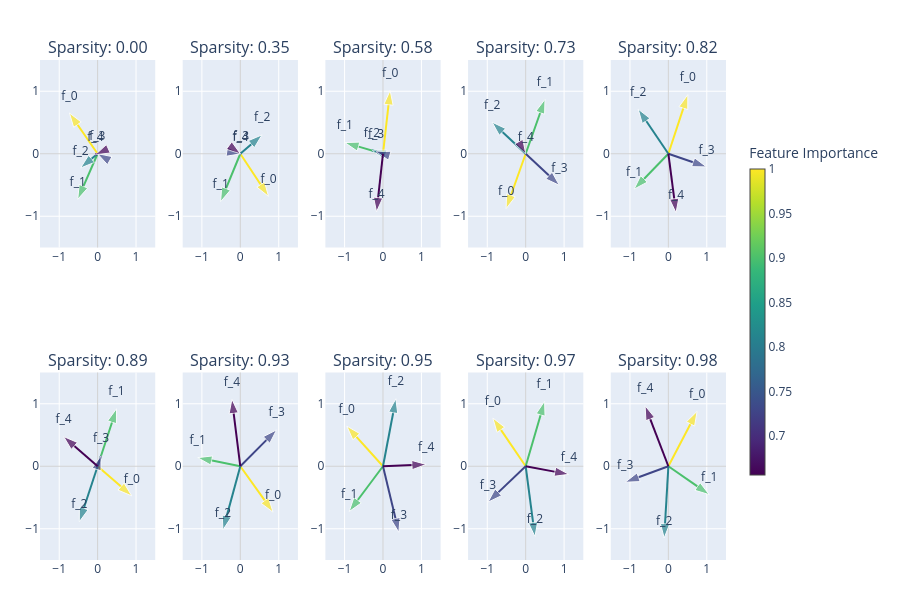

Notebook source saved alongside this figure:
### Markdown cell above
### Visualize hidden layer weight vectors in 2D

We observe, that as the sparsity increases, the hidden layer leverages superposition to represent input features of higher dimensions, 5 dimensions in this case. The hidden layer represents 5 dimensional features as verticies of a pentagon, because that minimises the interference between them.

For instances with lower sparsity, the 2 most important features are represented as orthogonal vectors in 2-Dimensions.

As sparsity increases, features with less importances start getting picked up by the model and begin to superimpose with the most important features.

For instances with highest level of sparsity, we see all 5 features superimposing and forming a pentagonal polytope.

<img src="./images/tms_5d_2d.png">

### Code cell
def plot_embedding_weights_2D(model: ToyModel):
    W = model.W.detach().cpu()
    feature_importances = model.importances.detach().cpu()
    feature_probabilities = model.feature_probabilities.detach().cpu()
    n_cols = model.cfg.n_inst // 2 + int(model.cfg.n_inst % 2 > 0)
    
    # Normalize importances to [0, 1] for color mapping
    imp_min, imp_max = feature_importances.min(), feature_importances.max()
    norm_importances = (feature_importances - imp_min) / (imp_max - imp_min)
    
    # Get RdBu colorscale
    def get_color(importance_val):
        # Map importance to color (reversed so high importance = red)
        return pc.sample_colorscale(pc.get_colorscale('Viridis'), [importance_val.item()])[0]
    
    fig = make_subplots(
        rows=2, 
        cols=n_cols, 
        subplot_titles=[f"Sparsity: {(1 - feature_probabilities[i][0]).item():.2f}" for i in range(model.cfg.n_inst)],
    )
    for inst in range(model.cfg.n_inst):
        row = inst // n_cols + 1
        col = inst % n_cols + 1
        
        # Add quiver plot (arrows from origin)
        for i in range(model.cfg.d_feat):
            color = get_color(norm_importances[inst, i])
            fig.add_trace(
                go.Scatter(
                    x=[0, W[inst, i, 0].item()],
                    y=[0, W[inst, i, 1].item()],
                    mode='lines+markers+text',
                    line=dict(width=2, color=color),
                    marker=dict(size=[0, 15], symbol=['circle', 'arrow'], angleref='previous', color=color),
                    text=['', f'f_{i}'],
                    textposition='top center',
                    showlegend=False,
                ),
                row=row, col=col
            )
    
    fig.update_xaxes(zeroline=True, zerolinewidth=1, zerolinecolor='lightgray', range=[-1.5, 1.5])
    fig.update_yaxes(zeroline=True, zerolinewidth=1, zerolinecolor='lightgray', range=[-1.5, 1.5])
    
    # Add a dummy trace for colorbar
    fig.add_trace(
        go.Scatter(
            x=[None], y=[None],
            mode='markers',
            marker=dict(
                colorscale='Viridis',
                showscale=True,
                cmin=imp_min.item(),
                cmax=imp_max.item(),
                colorbar=dict(
                    title="Feature Importance",
                    thickness=15,
                    len=0.7,
                    x=1.02
                )
            ),
            hoverinfo='none',
            showlegend=False
        ),
        row=1, col=1
    )
    
    fig.update_layout(
        height=300 * 2, 
        showlegend=False,
        margin=dict(l=40, r=40, t=60, b=40)
    )
    fig.show()

plot_embedding_weights_2D(model)

### Figure 1 — Plotly figure (JSON) as saved in the notebook; plotly's stock layout.template omitted (floating-point values rounded to 4 significant figures)
{"data": [{"line": {"color": "rgb(253, 231, 37)", "width": 2}, "marker": {"angleref": "previous", "color": "rgb(253, 231, 37)", "size": [0, 15], "symbol": ["circle", "arrow"]}, "mode": "lines+markers+text", "showlegend": false, "text": ["", "f_0"], "textposition": "top center", "type": "scatter", "x": [0, -0.7358], "xaxis": "x", "y": [0, 0.6529], "yaxis": "y"}, {"line": {"color": "rgb(75, 192, 108)", "width": 2}, "marker": {"angleref": "previous", "color": "rgb(75, 192, 108)", "size": [0, 15], "symbol": ["circle", "arrow"]}, "mode": "lines+markers+text", "showlegend": false, "text": ["", "f_1"], "textposition": "top center", "type": "scatter", "x": [0, -0.5172], "xaxis": "x", "y": [0, -0.7293], "yaxis": "y"}, {"line": {"color": "rgb(38, 131, 142)", "width": 2}, "marker": {"angleref": "previous", "color": "rgb(38, 131, 142)", "size": [0, 15], "symbol": ["circle", "arrow"]}, "mode": "lines+markers+text", "showlegend": false, "text": ["", "f_2"], "textposition": "top center", "type": "scatter", "x": [0, -0.4437], "xaxis": "x", "y": [0, -0.2279], "yaxis": "y"}, {"line": {"color": "rgb(63, 70, 135)", "width": 2}, "marker": {"angleref": "previous", "color": "rgb(63, 70, 135)", "size": [0, 15], "symbol": ["circle", "arrow"]}, "mode": "lines+markers+text", "showlegend": false, "text": ["", "f_3"], "textposition": "top center", "type": "scatter", "x": [0, -0.007938], "xaxis": "x", "y": [0, 0.002678], "yaxis": "y"}, {"line": {"color": "rgb(68, 1, 84)", "width": 2}, "marker": {"angleref": "previous", "color": "rgb(68, 1, 84)", "size": [0, 15], "symbol": ["circle", "arrow"]}, "mode": "lines+markers+text", "showlegend": false, "text": ["", "f_4"], "textposition": "top center", "type": "scatter", "x": [0, -0.05821], "xaxis": "x", "y": [0, -0.01648], "yaxis": "y"}, {"line": {"color": "rgb(253, 231, 37)", "width": 2}, "marker": {"angleref": "previous", "color": "rgb(253, 231, 37)", "size": [0, 15], "symbol": ["circle", "arrow"]}, "mode": "lines+markers+text", "showlegend": false, "text": ["", "f_0"], "textposition": "top center", "type": "scatter", "x": [0, 0.7354], "xaxis": "x2", "y": [0, -0.6832], "yaxis": "y2"}, {"line": {"color": "rgb(75, 192, 108)", "width": 2}, "marker": {"angleref": "previous", "color": "rgb(75, 192, 108)", "size": [0, 15], "symbol": ["circle", "arrow"]}, "mode": "lines+markers+text", "showlegend": false, "text": ["", "f_1"], "textposition": "top center", "type": "scatter", "x": [0, -0.5132], "xaxis": "x2", "y": [0, -0.7676], "yaxis": "y2"}, {"line": {"color": "rgb(38, 131, 142)", "width": 2}, "marker": {"angleref": "previous", "color": "rgb(38, 131, 142)", "size": [0, 15], "symbol": ["circle", "arrow"]}, "mode": "lines+markers+text", "showlegend": false, "text": ["", "f_2"], "textposition": "top center", "type": "scatter", "x": [0, 0.567], "xaxis": "x2", "y": [0, 0.303], "yaxis": "y2"}, {"line": {"color": "rgb(63, 70, 135)", "width": 2}, "marker": {"angleref": "previous", "color": "rgb(63, 70, 135)", "size": [0, 15], "symbol": ["circle", "arrow"]}, "mode": "lines+markers+text", "showlegend": false, "text": ["", "f_3"], "textposition": "top center", "type": "scatter", "x": [0, 0.01523], "xaxis": "x2", "y": [0, -0.001504], "yaxis": "y2"}, {"line": {"color": "rgb(68, 1, 84)", "width": 2}, "marker": {"angleref": "previous", "color": "rgb(68, 1, 84)", "size": [0, 15], "symbol": ["circle", "arrow"]}, "mode": "lines+markers+text", "showlegend": false, "text": ["", "f_4"], "textposition": "top center", "type": "scatter", "x": [0, 0.006744], "xaxis": "x2", "y": [0, -0.002996], "yaxis": "y2"}, {"line": {"color": "rgb(253, 231, 37)", "width": 2}, "marker": {"angleref": "previous", "color": "rgb(253, 231, 37)", "size": [0, 15], "symbol": ["circle", "arrow"]}, "mode": "lines+markers+text", "showlegend": false, "text": ["", "f_0"], "textposition": "top center", "type": "scatter", "x": [0, 0.1861], "xaxis": "x3", "y": [0, 1.011], "yaxis": "y3"}, {"line": {"color": "rgb(75, 192, 108)", "width": 2}, "marker": {"angleref": "previous", "color": "rgb(75, 192, 108)", "size": [0, 15], "symbol": ["circle", "arrow"]}, "mode": "lines+markers+text", "showlegend": false, "text": ["", "f_1"], "textposition": "top center", "type": "scatter", "x": [0, -0.9945], "xaxis": "x3", "y": [0, 0.1791], "yaxis": "y3"}, {"line": {"color": "rgb(38, 131, 142)", "width": 2}, "marker": {"angleref": "previous", "color": "rgb(38, 131, 142)", "size": [0, 15], "symbol": ["circle", "arrow"]}, "mode": "lines+markers+text", "showlegend": false, "text": ["", "f_2"], "textposition": "top center", "type": "scatter", "x": [0, -0.2862], "xaxis": "x3", "y": [0, 0.05536], "yaxis": "y3"}, {"line": {"color": "rgb(63, 70, 135)", "width": 2}, "marker": {"angleref": "previous", "color": "rgb(63, 70, 135)", "size": [0, 15], "symbol": ["circle", "arrow"]}, "mode": "lines+markers+text", "showlegend": false, "text": ["", "f_3"], "textposition": "top center", "type": "scatter", "x": [0, -0.1813], "xaxis": "x3", "y": [0, 0.03229], "yaxis": "y3"}, {"line": {"color": "rgb(68, 1, 84)", "width": 2}, "marker": {"angleref": "previous", "color": "rgb(68, 1, 84)", "size": [0, 15], "symbol": ["circle", "arrow"]}, "mode": "lines+markers+text", "showlegend": false, "text": ["", "f_4"], "textposition": "top center", "type": "scatter", "x": [0, -0.168], "xaxis": "x3", "y": [0, -0.9288], "yaxis": "y3"}, {"line": {"color": "rgb(253, 231, 37)", "width": 2}, "marker": {"angleref": "previous", "color": "rgb(253, 231, 37)", "size": [0, 15], "symbol": ["circle", "arrow"]}, "mode": "lines+markers+text", "showlegend": false, "text": ["", "f_0"], "textposition": "top center", "type": "scatter", "x": [0, -0.5089], "xaxis": "x4", "y": [0, -0.8789], "yaxis": "y4"}, {"line": {"color": "rgb(75, 192, 108)", "width": 2}, "marker": {"angleref": "previous", "color": "rgb(75, 192, 108)", "size": [0, 15], "symbol": ["circle", "arrow"]}, "mode": "lines+markers+text", "showlegend": false, "text": ["", "f_1"], "textposition": "top center", "type": "scatter", "x": [0, 0.5032], "xaxis": "x4", "y": [0, 0.8712], "yaxis": "y4"}, {"line": {"color": "rgb(38, 131, 142)", "width": 2}, "marker": {"angleref": "previous", "color": "rgb(38, 131, 142)", "size": [0, 15], "symbol": ["circle", "arrow"]}, "mode": "lines+markers+text", "showlegend": false, "text": ["", "f_2"], "textposition": "top center", "type": "scatter", "x": [0, -0.8742], "xaxis": "x4", "y": [0, 0.5056], "yaxis": "y4"}, {"line": {"color": "rgb(63, 70, 135)", "width": 2}, "marker": {"angleref": "previous", "color": "rgb(63, 70, 135)", "size": [0, 15], "symbol": ["circle", "arrow"]}, "mode": "lines+markers+text", "showlegend": false, "text": ["", "f_3"], "textposition": "top center", "type": "scatter", "x": [0, 0.8767], "xaxis": "x4", "y": [0, -0.5051], "yaxis": "y4"}, {"line": {"color": "rgb(68, 1, 84)", "width": 2}, "marker": {"angleref": "previous", "color": "rgb(68, 1, 84)", "size": [0, 15], "symbol": ["circle", "arrow"]}, "mode": "lines+markers+text", "showlegend": false, "text": ["", "f_4"], "textposition": "top center", "type": "scatter", "x": [0, 0.003978], "xaxis": "x4", "y": [0, -0.004444], "yaxis": "y4"}, {"line": {"color": "rgb(253, 231, 37)", "width": 2}, "marker": {"angleref": "previous", "color": "rgb(253, 231, 37)", "size": [0, 15], "symbol": ["circle", "arrow"]}, "mode": "lines+markers+text", "showlegend": false, "text": ["", "f_0"], "textposition": "top center", "type": "scatter", "x": [0, 0.5063], "xaxis": "x5", "y": [0, 0.9464], "yaxis": "y5"}, {"line": {"color": "rgb(75, 192, 108)", "width": 2}, "marker": {"angleref": "previous", "color": "rgb(75, 192, 108)", "size": [0, 15], "symbol": ["circle", "arrow"]}, "mode": "lines+markers+text", "showlegend": false, "text": ["", "f_1"], "textposition": "top center", "type": "scatter", "x": [0, -0.8934], "xaxis": "x5", "y": [0, -0.5668], "yaxis": "y5"}, {"line": {"color": "rgb(38, 131, 142)", "width": 2}, "marker": {"angleref": "previous", "color": "rgb(38, 131, 142)", "size": [0, 15], "symbol": ["circle", "arrow"]}, "mode": "lines+markers+text", "showlegend": false, "text": ["", "f_2"], "textposition": "top center", "type": "scatter", "x": [0, -0.7867], "xaxis": "x5", "y": [0, 0.7141], "yaxis": "y5"}, {"line": {"color": "rgb(63, 70, 135)", "width": 2}, "marker": {"angleref": "previous", "color": "rgb(63, 70, 135)", "size": [0, 15], "symbol": ["circle", "arrow"]}, "mode": "lines+markers+text", "showlegend": false, "text": ["", "f_3"], "textposition": "top center", "type": "scatter", "x": [0, 0.9947], "xaxis": "x5", "y": [0, -0.2104], "yaxis": "y5"}, {"line": {"color": "rgb(68, 1, 84)", "width": 2}, "marker": {"angleref": "previous", "color": "rgb(68, 1, 84)", "size": [0, 15], "symbol": ["circle", "arrow"]}, "mode": "lines+markers+text", "showlegend": false, "text": ["", "f_4"], "textposition": "top center", "type": "scatter", "x": [0, 0.2], "xaxis": "x5", "y": [0, -0.9459], "yaxis": "y5"}, {"line": {"color": "rgb(253, 231, 37)", "width": 2}, "marker": {"angleref": "previous", "color": "rgb(253, 231, 37)", "size": [0, 15], "symbol": ["circle", "arrow"]}, "mode": "lines+markers+text", "showlegend": false, "text": ["", "f_0"], "textposition": "top center", "type": "scatter", "x": [0, 0.8897], "xaxis": "x6", "y": [0, -0.475], "yaxis": "y6"}, {"line": {"color": "rgb(75, 192, 108)", "width": 2}, "marker": {"angleref": "previous", "color": "rgb(75, 192, 108)", "size": [0, 15], "symbol": ["circle", "arrow"]}, "mode": "lines+markers+text", "showlegend": false, "text": ["", "f_1"], "textposition": "top center", "type": "scatter", "x": [0, 0.4917], "xaxis": "x6", "y": [0, 0.9207], "yaxis": "y6"}, {"line": {"color": "rgb(38, 131, 142)", "width": 2}, "marker": {"angleref": "previous", "color": "rgb(38, 131, 142)", "size": [0, 15], "symbol": ["circle", "arrow"]}, "mode": "lines+markers+text", "showlegend": false, "text": ["", "f_2"], "textposition": "top center", "type": "scatter", "x": [0, -0.4765], "xaxis": "x6", "y": [0, -0.889], "yaxis": "y6"}, {"line": {"color": "rgb(63, 70, 135)", "width": 2}, "marker": {"angleref": "previous", "color": "rgb(63, 70, 135)", "size": [0, 15], "symbol": ["circle", "arrow"]}, "mode": "lines+markers+text", "showlegend": false, "text": ["", "f_3"], "textposition": "top center", "type": "scatter", "x": [0, 0.08914], "xaxis": "x6", "y": [0, 0.1665], "yaxis": "y6"}, {"line": {"color": "rgb(68, 1, 84)", "width": 2}, "marker": {"angleref": "previous", "color": "rgb(68, 1, 84)", "size": [0, 15], "symbol": ["circle", "arrow"]}, "mode": "lines+markers+text", "showlegend": false, "text": ["", "f_4"], "textposition": "top center", "type": "scatter", "x": [0, -0.8858], "xaxis": "x6", "y": [0, 0.4757], "yaxis": "y6"}, {"line": {"color": "rgb(253, 231, 37)", "width": 2}, "marker": {"angleref": "previous", "color": "rgb(253, 231, 37)", "size": [0, 15], "symbol": ["circle", "arrow"]}, "mode": "lines+markers+text", "showlegend": false, "text": ["", "f_0"], "textposition": "top center", "type": "scatter", "x": [0, 0.8529], "xaxis": "x7", "y": [0, -0.7351], "yaxis": "y7"}, {"line": {"color": "rgb(75, 192, 108)", "width": 2}, "marker": {"angleref": "previous", "color": "rgb(75, 192, 108)", "size": [0, 15], "symbol": ["circle", "arrow"]}, "mode": "lines+markers+text", "showlegend": false, "text": ["", "f_1"], "textposition": "top center", "type": "scatter", "x": [0, -1.111], "xaxis": "x7", "y": [0, 0.1378], "yaxis": "y7"}, {"line": {"color": "rgb(38, 131, 142)", "width": 2}, "marker": {"angleref": "previous", "color": "rgb(38, 131, 142)", "size": [0, 15], "symbol": ["circle", "arrow"]}, "mode": "lines+markers+text", "showlegend": false, "text": ["", "f_2"], "textposition": "top center", "type": "scatter", "x": [0, -0.4521], "xaxis": "x7", "y": [0, -1.019], "yaxis": "y7"}, {"line": {"color": "rgb(63, 70, 135)", "width": 2}, "marker": {"angleref": "previous", "color": "rgb(63, 70, 135)", "size": [0, 15], "symbol": ["circle", "arrow"]}, "mode": "lines+markers+text", "showlegend": false, "text": ["", "f_3"], "textposition": "top center", "type": "scatter", "x": [0, 0.9451], "xaxis": "x7", "y": [0, 0.5826], "yaxis": "y7"}, {"line": {"color": "rgb(68, 1, 84)", "width": 2}, "marker": {"angleref": "previous", "color": "rgb(68, 1, 84)", "size": [0, 15], "symbol": ["circle", "arrow"]}, "mode": "lines+markers+text", "showlegend": false, "text": ["", "f_4"], "textposition": "top center", "type": "scatter", "x": [0, -0.2186], "xaxis": "x7", "y": [0, 1.074], "yaxis": "y7"}, {"line": {"color": "rgb(253, 231, 37)", "width": 2}, "marker": {"angleref": "previous", "color": "rgb(253, 231, 37)", "size": [0, 15], "symbol": ["circle", "arrow"]}, "mode": "lines+markers+text", "showlegend": false, "text": ["", "f_0"], "textposition": "top center", "type": "scatter", "x": [0, -0.9429], "xaxis": "x8", "y": [0, 0.6425], "yaxis": "y8"}, {"line": {"color": "rgb(75, 192, 108)", "width": 2}, "marker": {"angleref": "previous", "color": "rgb(75, 192, 108)", "size": [0, 15], "symbol": ["circle", "arrow"]}, "mode": "lines+markers+text", "showlegend": false, "text": ["", "f_1"], "textposition": "top center", "type": "scatter", "x": [0, -0.8819], "xaxis": "x8", "y": [0, -0.7252], "yaxis": "y8"}, {"line": {"color": "rgb(38, 131, 142)", "width": 2}, "marker": {"angleref": "previous", "color": "rgb(38, 131, 142)", "size": [0, 15], "symbol": ["circle", "arrow"]}, "mode": "lines+markers+text", "showlegend": false, "text": ["", "f_2"], "textposition": "top center", "type": "scatter", "x": [0, 0.3349], "xaxis": "x8", "y": [0, 1.081], "yaxis": "y8"}, {"line": {"color": "rgb(63, 70, 135)", "width": 2}, "marker": {"angleref": "previous", "color": "rgb(63, 70, 135)", "size": [0, 15], "symbol": ["circle", "arrow"]}, "mode": "lines+markers+text", "showlegend": false, "text": ["", "f_3"], "textposition": "top center", "type": "scatter", "x": [0, 0.4128], "xaxis": "x8", "y": [0, -1.058], "yaxis": "y8"}, {"line": {"color": "rgb(68, 1, 84)", "width": 2}, "marker": {"angleref": "previous", "color": "rgb(68, 1, 84)", "size": [0, 15], "symbol": ["circle", "arrow"]}, "mode": "lines+markers+text", "showlegend": false, "text": ["", "f_4"], "textposition": "top center", "type": "scatter", "x": [0, 1.125], "xaxis": "x8", "y": [0, 0.02876], "yaxis": "y8"}, {"line": {"color": "rgb(253, 231, 37)", "width": 2}, "marker": {"angleref": "previous", "color": "rgb(253, 231, 37)", "size": [0, 15], "symbol": ["circle", "arrow"]}, "mode": "lines+markers+text", "showlegend": false, "text": ["", "f_0"], "textposition": "top center", "type": "scatter", "x": [0, -0.8551], "xaxis": "x9", "y": [0, 0.7722], "yaxis": "y9"}, {"line": {"color": "rgb(75, 192, 108)", "width": 2}, "marker": {"angleref": "previous", "color": "rgb(75, 192, 108)", "size": [0, 15], "symbol": ["circle", "arrow"]}, "mode": "lines+markers+text", "showlegend": false, "text": ["", "f_1"], "textposition": "top center", "type": "scatter", "x": [0, 0.4921], "xaxis": "x9", "y": [0, 1.041], "yaxis": "y9"}, {"line": {"color": "rgb(38, 131, 142)", "width": 2}, "marker": {"angleref": "previous", "color": "rgb(38, 131, 142)", "size": [0, 15], "symbol": ["circle", "arrow"]}, "mode": "lines+markers+text", "showlegend": false, "text": ["", "f_2"], "textposition": "top center", "type": "scatter", "x": [0, 0.2411], "xaxis": "x9", "y": [0, -1.126], "yaxis": "y9"}, {"line": {"color": "rgb(63, 70, 135)", "width": 2}, "marker": {"angleref": "previous", "color": "rgb(63, 70, 135)", "size": [0, 15], "symbol": ["circle", "arrow"]}, "mode": "lines+markers+text", "showlegend": false, "text": ["", "f_3"], "textposition": "top center", "type": "scatter", "x": [0, -0.9818], "xaxis": "x9", "y": [0, -0.5749], "yaxis": "y9"}, {"line": {"color": "rgb(68, 1, 84)", "width": 2}, "marker": {"angleref": "previous", "color": "rgb(68, 1, 84)", "size": [0, 15], "symbol": ["circle", "arrow"]}, "mode": "lines+markers+text", "showlegend": false, "text": ["", "f_4"], "textposition": "top center", "type": "scatter", "x": [0, 1.125], "xaxis": "x9", "y": [0, -0.1299], "yaxis": "y9"}, {"line": {"color": "rgb(253, 231, 37)", "width": 2}, "marker": {"angleref": "previous", "color": "rgb(253, 231, 37)", "size": [0, 15], "symbol": ["circle", "arrow"]}, "mode": "lines+markers+text", "showlegend": false, "text": ["", "f_0"], "textposition": "top center", "type": "scatter", "x": [0, 0.7481], "xaxis": "x10", "y": [0, 0.8793], "yaxis": "y10"}, {"line": {"color": "rgb(75, 192, 108)", "width": 2}, "marker": {"angleref": "previous", "color": "rgb(75, 192, 108)", "size": [0, 15], "symbol": ["circle", "arrow"]}, "mode": "lines+markers+text", "showlegend": false, "text": ["", "f_1"], "textposition": "top center", "type": "scatter", "x": [0, 1.064], "xaxis": "x10", "y": [0, -0.4543], "yaxis": "y10"}, {"line": {"color": "rgb(38, 131, 142)", "width": 2}, "marker": {"angleref": "previous", "color": "rgb(38, 131, 142)", "size": [0, 15], "symbol": ["circle", "arrow"]}, "mode": "lines+markers+text", "showlegend": false, "text": ["", "f_2"], "textposition": "top center", "type": "scatter", "x": [0, -0.1086], "xaxis": "x10", "y": [0, -1.148], "yaxis": "y10"}, {"line": {"color": "rgb(63, 70, 135)", "width": 2}, "marker": {"angleref": "previous", "color": "rgb(63, 70, 135)", "size": [0, 15], "symbol": ["circle", "arrow"]}, "mode": "lines+markers+text", "showlegend": false, "text": ["", "f_3"], "textposition": "top center", "type": "scatter", "x": [0, -1.124], "xaxis": "x10", "y": [0, -0.2556], "yaxis": "y10"}, {"line": {"color": "rgb(68, 1, 84)", "width": 2}, "marker": {"angleref": "previous", "color": "rgb(68, 1, 84)", "size": [0, 15], "symbol": ["circle", "arrow"]}, "mode": "lines+markers+text", "showlegend": false, "text": ["", "f_4"], "textposition": "top center", "type": "scatter", "x": [0, -0.6054], "xaxis": "x10", "y": [0, 0.9689], "yaxis": "y10"}, {"hoverinfo": "none", "marker": {"cmax": 1, "cmin": 0.6561, "colorbar": {"len": 0.7, "thickness": 15, "title": {"text": "Feature Importance"}, "x": 1.02}, "colorscale": [[0, "#440154"], [0.1111, "#482878"], [0.2222, "#3e4989"], [0.3333, "#31688e"], [0.4444, "#26828e"], [0.5556, "#1f9e89"], [0.6667, "#35b779"], [0.7778, "#6ece58"], [0.8889, "#b5de2b"], [1, "#fde725"]], "showscale": true}, "mode": "markers", "showlegend": false, "type": "scatter", "x": [null], "xaxis": "x", "y": [null], "yaxis": "y"}], "layout": {"annotations": [{"font": {"size": 16}, "showarrow": false, "text": "Sparsity: 0.00", "x": 0.084, "xanchor": "center", "xref": "paper", "y": 1, "yanchor": "bottom", "yref": "paper"}, {"font": {"size": 16}, "showarrow": false, "text": "Sparsity: 0.35", "x": 0.292, "xanchor": "center", "xref": "paper", "y": 1, "yanchor": "bottom", "yref": "paper"}, {"font": {"size": 16}, "showarrow": false, "text": "Sparsity: 0.58", "x": 0.5, "xanchor": "center", "xref": "paper", "y": 1, "yanchor": "bottom", "yref": "paper"}, {"font": {"size": 16}, "showarrow": false, "text": "Sparsity: 0.73", "x": 0.708, "xanchor": "center", "xref": "paper", "y": 1, "yanchor": "bottom", "yref": "paper"}, {"font": {"size": 16}, "showarrow": false, "text": "Sparsity: 0.82", "x": 0.916, "xanchor": "center", "xref": "paper", "y": 1, "yanchor": "bottom", "yref": "paper"}, {"font": {"size": 16}, "showarrow": false, "text": "Sparsity: 0.89", "x": 0.084, "xanchor": "center", "xref": "paper", "y": 0.375, "yanchor": "bottom", "yref": "paper"}, {"font": {"size": 16}, "showarrow": false, "text": "Sparsity: 0.93", "x": 0.292, "xanchor": "center", "xref": "paper", "y": 0.375, "yanchor": "bottom", "yref": "paper"}, {"font": {"size": 16}, "showarrow": false, "text": "Sparsity: 0.95", "x": 0.5, "xanchor": "center", "xref": "paper", "y": 0.375, "yanchor": "bottom", "yref": "paper"}, {"font": {"size": 16}, "showarrow": false, "text": "Sparsity: 0.97", "x": 0.708, "xanchor": "center", "xref": "paper", "y": 0.375, "yanchor": "bottom", "yref": "paper"}, {"font": {"size": 16}, "showarrow": false, "text": "Sparsity: 0.98", "x": 0.916, "xanchor": "center", "xref": "paper", "y": 0.375, "yanchor": "bottom", "yref": "paper"}], "height": 600, "margin": {"b": 40, "l": 40, "r": 40, "t": 60}, "showlegend": false, "xaxis": {"anchor": "y", "domain": [0, 0.168], "range": [-1.5, 1.5], "zeroline": true, "zerolinecolor": "lightgray", "zerolinewidth": 1}, "xaxis10": {"anchor": "y10", "domain": [0.832, 1], "range": [-1.5, 1.5], "zeroline": true, "zerolinecolor": "lightgray", "zerolinewidth": 1}, "xaxis2": {"anchor": "y2", "domain": [0.208, 0.376], "range": [-1.5, 1.5], "zeroline": true, "zerolinecolor": "lightgray", "zerolinewidth": 1}, "xaxis3": {"anchor": "y3", "domain": [0.416, 0.584], "range": [-1.5, 1.5], "zeroline": true, "zerolinecolor": "lightgray", "zerolinewidth": 1}, "xaxis4": {"anchor": "y4", "domain": [0.624, 0.792], "range": [-1.5, 1.5], "zeroline": true, "zerolinecolor": "lightgray", "zerolinewidth": 1}, "xaxis5": {"anchor": "y5", "domain": [0.832, 1], "range": [-1.5, 1.5], "zeroline": true, "zerolinecolor": "lightgray", "zerolinewidth": 1}, "xaxis6": {"anchor": "y6", "domain": [0, 0.168], "range": [-1.5, 1.5], "zeroline": true, "zerolinecolor": "lightgray", "zerolinewidth": 1}, "xaxis7": {"anchor": "y7", "domain": [0.208, 0.376], "range": [-1.5, 1.5], "zeroline": true, "zerolinecolor": "lightgray", "zerolinewidth": 1}, "xaxis8": {"anchor": "y8", "domain": [0.416, 0.584], "range": [-1.5, 1.5], "zeroline": true, "zerolinecolor": "lightgray", "zerolinewidth": 1}, "xaxis9": {"anchor": "y9", "domain": [0.624, 0.792], "range": [-1.5, 1.5], "zeroline": true, "zerolinecolor": "lightgray", "zerolinewidth": 1}, "yaxis": {"anchor": "x", "domain": [0.625, 1], "range": [-1.5, 1.5], "zeroline": true, "zerolinecolor": "lightgray", "zerolinewidth": 1}, "yaxis10": {"anchor": "x10", "domain": [0, 0.375], "range": [-1.5, 1.5], "zeroline": true, "zerolinecolor": "lightgray", "zerolinewidth": 1}, "yaxis2": {"anchor": "x2", "domain": [0.625, 1], "range": [-1.5, 1.5], "zeroline": true, "zerolinecolor": "lightgray", "zerolinewidth": 1}, "yaxis3": {"anchor": "x3", "domain": [0.625, 1], "range": [-1.5, 1.5], "zeroline": true, "zerolinecolor": "lightgray", "zerolinewidth": 1}, "yaxis4": {"anchor": "x4", "domain": [0.625, 1], "range": [-1.5, 1.5], "zeroline": true, "zerolinecolor": "lightgray", "zerolinewidth": 1}, "yaxis5": {"anchor": "x5", "domain": [0.625, 1], "range": [-1.5, 1.5], "zeroline": true, "zerolinecolor": "lightgray", "zerolinewidth": 1}, "yaxis6": {"anchor": "x6", "domain": [0, 0.375], "range": [-1.5, 1.5], "zeroline": true, "zerolinecolor": "lightgray", "zerolinewidth": 1}, "yaxis7": {"anchor": "x7", "domain": [0, 0.375], "range": [-1.5, 1.5], "zeroline": true, "zerolinecolor": "lightgray", "zerolinewidth": 1}, "yaxis8": {"anchor": "x8", "domain": [0, 0.375], "range": [-1.5, 1.5], "zeroline": true, "zerolinecolor": "lightgray", "zerolinewidth": 1}, "yaxis9": {"anchor": "x9", "domain": [0, 0.375], "range": [-1.5, 1.5], "zeroline": true, "zerolinecolor": "lightgray", "zerolinewidth": 1}}}
